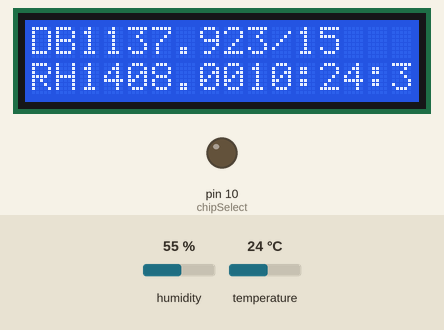
The sketch below on a simulated Teensy 4. Shown: 16×2 character LCD, output pins drawn as LEDs (lit = HIGH). Wiring (inferred from the names in the program): DHT11 sensor: data pin 2. Inputs (shaded band) come from the test bench; at power-on: humidity 55 %, temperature 24 °C. The local clock reads 2024-03-15 10:24:30 at power-on unless the sketch sets it; storage starts empty; what the sketch prints to the serial monitor is not drawn.

Above: at 1.2 s.
1.3 s: humidity set to 22 %
At 8.0 s:
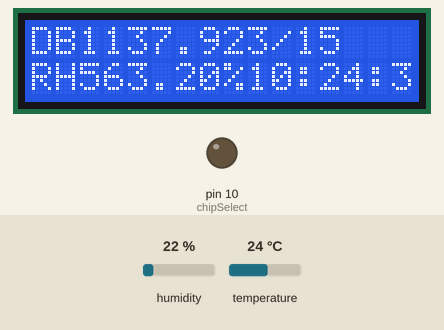
13.3 s: temperature set to 12 °C
At 19.5 s:
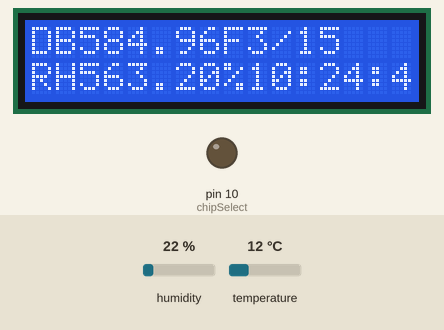
25.3 s: humidity set to 40 %
At 31.0 s:
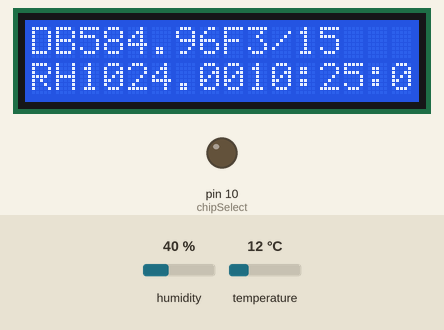
37.3 s: temperature set to 19 °C
At 43.8 s:
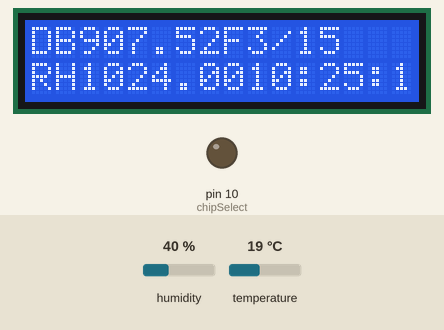
Timing chart, 0 to 45.1 s (numbered marks = the images above; inputs shaded):
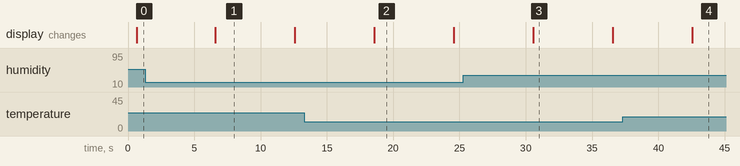

Measured:
- after the input at 1.3 s, the display: changes after 5.3 s (image 1)
- after the input at 13.3 s, the display: changes after 5.3 s (image 2)
- after the input at 25.3 s, the display: changes after 5.3 s (image 3)
- after the input at 37.3 s, the display: changes after 5.3 s (image 4)
- what the display in image 1 shows lasts 6.0 s, from 6.6 s to 12.6 s

The sketch:

TH_log_LCD.ino
```cpp
//Logs timestamp Temp and Humidity
//LCD display

#include "DHT.h" //for sensor
#include <Wire.h> //for RTC & RBGLCD Shield
#include "RTClib.h" //for RTC
#include <SD.h> // for SD card
#include <Adafruit_MCP23017.h> //for RGBLCD Shield
#include <Adafruit_RGBLCDShield.h> //for RGBLCD Shield

const int chipSelect = 10;

RTC_DS1307 rtc; //need to research this

#define DHTPIN 2 // input pin for sensor
#define DHTTYPE DHT22 //DHT library requires sensor type (AM2302)
//These are for LCB backlight color
#define RED 0x1
#define YELLOW 0x3
#define GREEN 0x2
#define TEAL 0x6
#define BLUE 0x4
#define VIOLET 0x5
#define WHITE 0x7

//DHT pinnout (5V,DHTPIN,empty,Ground 10K pullup to 5V)

DHT dht(DHTPIN,DHTTYPE);
Adafruit_RGBLCDShield lcd = Adafruit_RGBLCDShield();

int last; // to track second value of last log/display


void setup(){
  Serial.begin(9600);
  Serial.println("dataFile Go");
 #ifdef AVR
   Wire.begin();
 #else
   Wire1.bring(); // this might be specific to Due
 #endif
   rtc.begin();

   if (! rtc.isrunning()){
     Serial.println("RTC is NOT running");
   }

  pinMode(chipSelect, OUTPUT);
  if (!SD.begin(chipSelect)) {
    Serial.println("Failed to Start SD Card");
  } else {
    Serial.println("SD Card Start");
  }

  dht.begin();
  lcd.begin(16,2); //send columns,rows

}

void loop(){
  DateTime now = rtc.now();


  if ((int) now.second() != last){  // Only operate once per second

    if ((int) now.second() % 6 == 0 ){  // Operate every 6 seconds


       last = (int)now.second();

//////////////////

        float h = dht.readHumidity();
        float t = dht.readTemperature(1); // 1 for degrees F

        if (isnan(t) || isnan(h)) {
          Serial.println("DHT read fail");
        } else {

          Serial.print(now.year(), DEC);
          Serial.print('/');
          Serial.print(now.month(), DEC);
          Serial.print('/');
          Serial.print(now.day(), DEC);
          Serial.print(',');
          Serial.print(now.hour(), DEC);
          Serial.print(':');
          Serial.print(now.minute(), DEC);
          Serial.print(':');
          Serial.print(now.second(), DEC);
          Serial.print(',');
          Serial.print(t);
          Serial.print(',');
          Serial.println(h);

          File dataFile = SD.open("THlog.txt", FILE_WRITE);

          if (dataFile) {

            dataFile.print(now.year(), DEC);
            dataFile.print('/');
            dataFile.print(now.month(), DEC);
            dataFile.print('/');
            dataFile.print(now.day(), DEC);
            dataFile.print(',');
            dataFile.print(now.hour(), DEC);
            dataFile.print(':');
            dataFile.print(now.minute(), DEC);
            dataFile.print(':');
            dataFile.print(now.second(), DEC);
            dataFile.print(',');
            dataFile.print(t);
            dataFile.print(',');
            dataFile.println(h);

            dataFile.close();
            Serial.println("Write OK");
          } else {
              Serial.println("Error opening data file");


            }
        }
          lcd.clear();
          lcd.setCursor(0,0);
          lcd.print("DB");
          lcd.print(t);
          lcd.print("F");
          lcd.setCursor(9,0);
          lcd.print(now.month(), DEC);
          lcd.print("/");
          lcd.print(now.day(), DEC);
          lcd.setCursor(0,1);
          lcd.print("RH");
          lcd.print(h);
          lcd.print("%");
          lcd.setCursor(9,1);
          lcd.print(now.hour(), DEC);
          lcd.print(":");
          lcd.print(now.minute(), DEC);
          lcd.print(":");
          lcd.print(now.second(), DEC);
/////////////////


    }
   }
 }
```

DHT.h
```cpp
#ifndef DHT_H
#define DHT_H
#if ARDUINO >= 100
 #include "Arduino.h"
#else
 #include "WProgram.h"
#endif

/* DHT library

MIT license
written by Adafruit Industries
*/

// how many timing transitions we need to keep track of. 2 * number bits + extra
#define MAXTIMINGS 85

#define DHT11 11
#define DHT22 22
#define DHT21 21
#define AM2301 21

class DHT {
 private:
  uint8_t data[6];
  uint8_t _pin, _type, _count;
  boolean read(void);
  unsigned long _lastreadtime;
  boolean firstreading;

 public:
  DHT(uint8_t pin, uint8_t type, uint8_t count=6);
  void begin(void);
  float readTemperature(bool S=false);
  float convertCtoF(float);
  float readHumidity(void);

};
#endif
```
